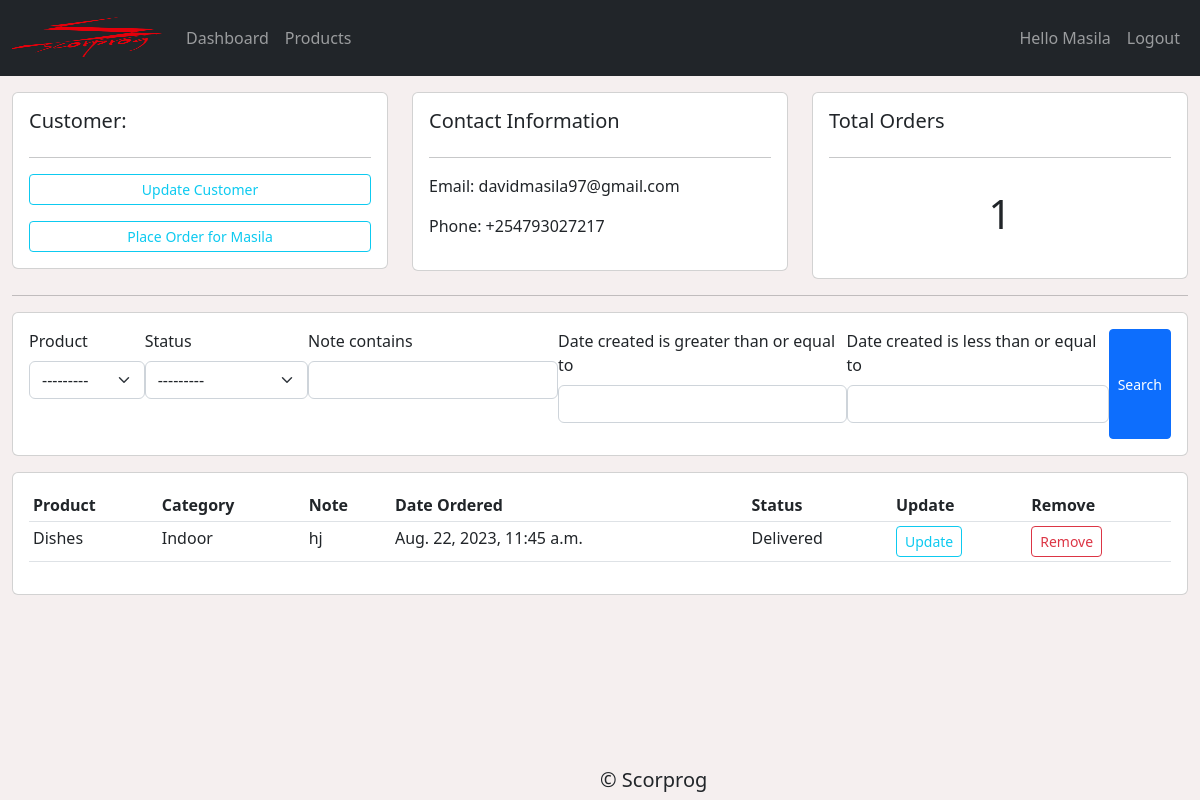
The app's page /customer/1/ (signed in), older data.
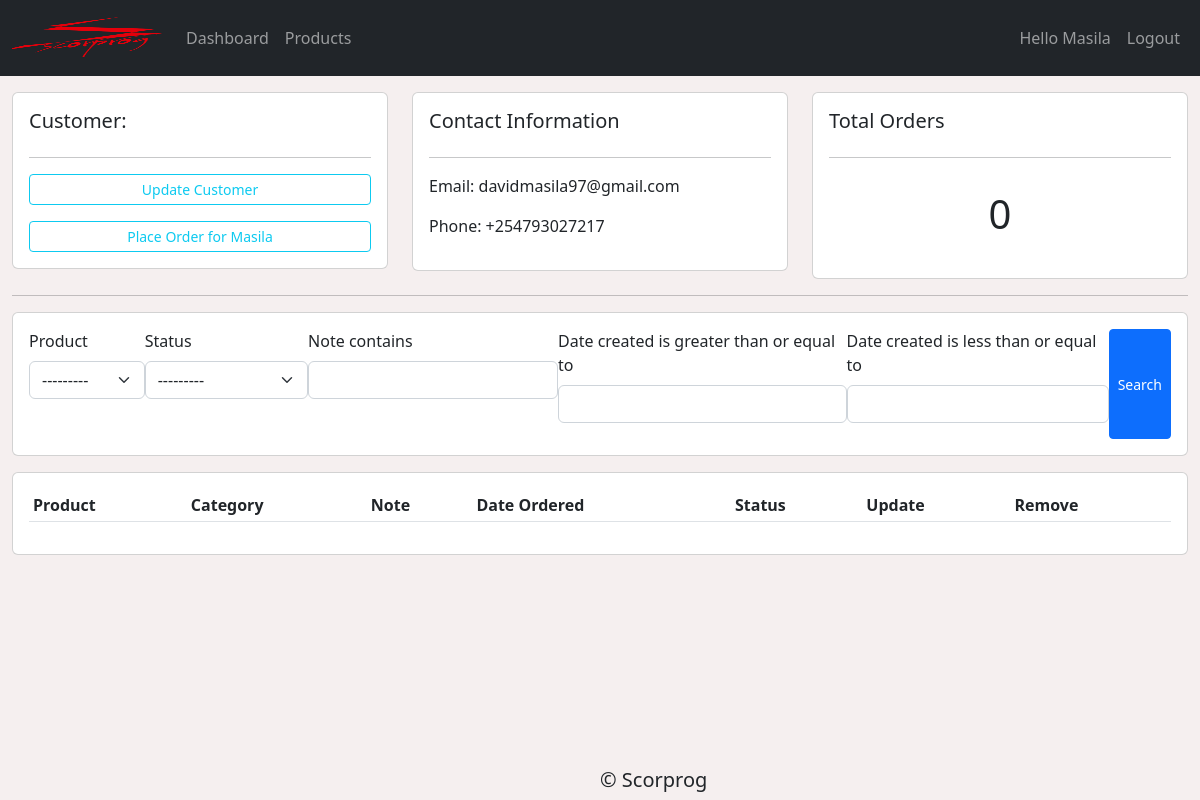
The same page, newer data.
### accounts/models.py (models this page shows, shortened)
class Customer(models.Model):
    user = models.OneToOneField(User, null=True, on_delete=models.CASCADE)
    first_name = models.CharField(max_length=100, null=True)
    last_name = models.CharField(max_length=100, null=True)
    email = models.EmailField(max_length=100, null=True)
    profile_pic = models.ImageField(null=True, blank=True, default="Blank.png")
    phone = models.CharField(null=True, unique=True, max_length=50)
    date_created = models.DateTimeField(auto_now_add=True)

class Order(models.Model):
    STATUS = (
        ('Pending','Pending'),
        ('Out for delivery','Out for delivery'),
        ('Delivered', 'Delivered')
    )
    customer = models.ForeignKey(Customer, null=True, on_delete=models.SET_NULL)
    product = models.ForeignKey(Product, null=True, on_delete=models.SET_NULL)
    date_created = models.DateTimeField(auto_now_add=True, null=True)
    status = models.CharField(max_length=50, choices=STATUS)
    note = models.CharField(max_length=100, null=True)

class Product(models.Model):
    CATEGORY = (
        ('Indoor', 'Indoor'),
        ('Out Door', 'Out Door')
    )
    product_name = models.CharField(max_length=100, null=True)
    price = models.FloatField(null=True)
    category = models.CharField(max_length=100, null=True, choices=CATEGORY)
    description = models.TextField(max_length=250, null=True, blank=True)
    date_created = models.DateTimeField(auto_now_add=True)
    tag = models.ManyToManyField(Tag)
    def __str__(self):
        return self.product_name

### accounts/decorators.py (the view)
        def wrapper(request, *args, **kwargs):
            group = None
            if request.user.groups.exists():
                group = request.user.groups.all()[0].name
            if group in allowed_groups:
                return view_func(request, *args, **kwargs)
            else:
                return HttpResponse("<h1>403 Forbidden</h1>")

### accounts/views.py (called while the page is built)
@login_required(login_url='/login')
@allowed_access(allowed_groups=['admin','employee'])
def customers(request, id):
    customer = Customer.objects.get(id=id)
    orders = customer.order_set.all()
    my_filter = OrderFilter(request.GET, queryset=orders)
    orders = my_filter.qs
    context = {
        'customer': customer,
        'orders': orders,
        'filter': my_filter
    }
    return render(request, 'accounts/customer.html', context)

### accounts/templates/accounts/customer.html (shortened to what this page needs)
{% extends 'accounts/base.html'%}
{% load crispy_forms_tags %}
{% block content %}
<div class="container-fluid mt-3">
    <div class="row mb-3">
        <div class="col-md">
            <div class="card card-body">
                <h5>Customer: </h5>
                <hr>
                <a href="" class="btn btn-outline-info btn-sm btn-block mb-3">Update Customer</a>
                <a href="{% url 'create_order' customer.id %}" class="btn btn-outline-info btn-sm btn-block">Place Order
                    for {{ customer.first_name }}</a>
            </div>
        </div>
        <div class="col-md">
            <div class="card card-body">
                <h5>Contact Information</h5>
                <hr>
                <p>Email: {{ customer.email }}</p>
                <p>Phone: {{ customer.phone }}</p>
            </div>
        </div>
        <div class="col-md">
            <div class="card card-body">
                <h5>Total Orders</h5>
                <hr>
                <h1 class="text-center p-3">{{ orders.count }}</h1>
            </div>
        </div>
    </div>
    <hr>
    <div class="row mb-3">
        <div class="col">
            <div class="card card-body">
                <form method="GET">
                    <div class="d-flex justify-content-evenly">
                        {{ filter.form | crispy }}
                        <button class="btn btn-sm btn-primary" type="submit">Search</button>
                    </div>
                </form>
            </div>
        </div>
    </div>
    <div class="row mb-3">
        <div class="col-md">
            <div class="card card-body">
                <table class="table table-sm">
                    <tr>
                        <th>Product</th>
                        <th>Category</th>
                        <th>Note</th>
                        <th>Date Ordered</th>
                        <th>Status</th>
                        <th>Update</th>
                        {% for group in user.groups.all %}
                        {% if group.name == 'admin' %}
                        <th>Remove</th>
                        {% endif %}
                        {% endfor %}
                    </tr>
                    {% for order in orders %}
                    <tr>
                        <td>{{ order.product }}</td>
                        <td>{{ order.product.category}}</td>
                        <td>{{ order.note}}</td>
                        <td>{{ order.date_created }}</td>
                        <td>{{ order.status }}</td>
                        <td><a href="{% url 'update_order' order.id %}">
                                <div class="btn btn-sm btn-outline-info">Update</div>
                            </a></td>
                        {% for group in user.groups.all %}
                        {% if group.name == 'admin' %}
                        <td><a href="{% url 'delete_order' order.id %}">
                                <div class="btn btn-sm btn-outline-danger">Remove</div>
                            </a></td>
                        {% endif %}
                        {% endfor %}
                    </tr>
                    {% endfor %}
                </table>
            </div>
        </div>
    </div>
</div>
{% endblock content%}

### accounts/templates/accounts/base.html (shortened to what this page needs)
{% load static %}
<!DOCTYPE html>
<html lang="en">
<head>
    <link href="https://cdn.jsdelivr.net/npm/bootstrap@5.2.3/dist/css/bootstrap.min.css" rel="stylesheet"
>
    <link rel="stylesheet" href="{% static 'css/main.css' %}" type="text/css">
    <link rel="stylesheet" href="https://cdnjs.cloudflare.com/ajax/libs/font-awesome/6.4.2/css/all.min.css"
 />
</head>
<body>
    {% include 'accounts/navbar.html' %}
    {% block content %}{% endblock content %}
    <h5 style="position: absolute; bottom: 0; left:50%;" class="text-center">&copy; Scorprog</h5>
</body>
</html>

### accounts/templates/accounts/navbar.html (shortened to what this page needs)
{% load static %}
<nav class="navbar navbar-dark navbar-expand-lg bg-dark">
    <div class="container-fluid">
        <a class="navbar-brand" href="{% url 'home' %}"><img src="{% static 'images/logo.png' %}" alt="scorprog logo"
                id="img-logo"></a>
        <div class="collapse navbar-collapse" id="navbarNavDropdown">
            <ul class="navbar-nav">
                {% for groups in user.groups.all %}
                {% if groups.name == 'admin' or groups.name == 'employee' %}
                <li class="nav-item">
                    <a class="nav-link" aria-current="page" href="{% url 'home' %}">Dashboard</a>
                </li>
                <li class="nav-item">
                    <a class="nav-link" href="{% url 'products' %}">Products</a>
                </li>
                {% endif %}
                {% endfor %}
            </ul>
            <ul class="navbar-nav ms-auto">
                {% if not user.is_authenticated %}
                <li class="nav-item">
                    <a class="nav-link" href="{% url 'login' %}">login</a>
                </li>
                <li class="nav-item">
                    <a class="nav-link" href="{% url 'register' %}">Signup</a>
                </li>
                {% else %}
                <li class="nav-item">
                    <span class="nav-link">Hello {{ user|capfirst }}</span>
                </li>
                <li class="nav-item">
                    <a class="nav-link" href="{% url 'logout' %}">Logout</a>
                </li>
                {% endif %}
            </ul>
        </div>
    </div>
</nav>

### static/css/main.css (style rules this page uses)
body { margin: 0; padding: 0; height: 100%; background: #f5efef !important; }
#img-logo { min-height: 30px; max-height: 50px; max-width: 200px; width: 150px; }

Row changes from the older to the newer data that the page shows:
removed Order: product "Dishes", product.category "Indoor", note "hj", date_created "Aug. 22, 2023, 11:45 a.m.", status "Delivered"
Text that changed along with them:
{{ orders.count }}: "1" → "0"
